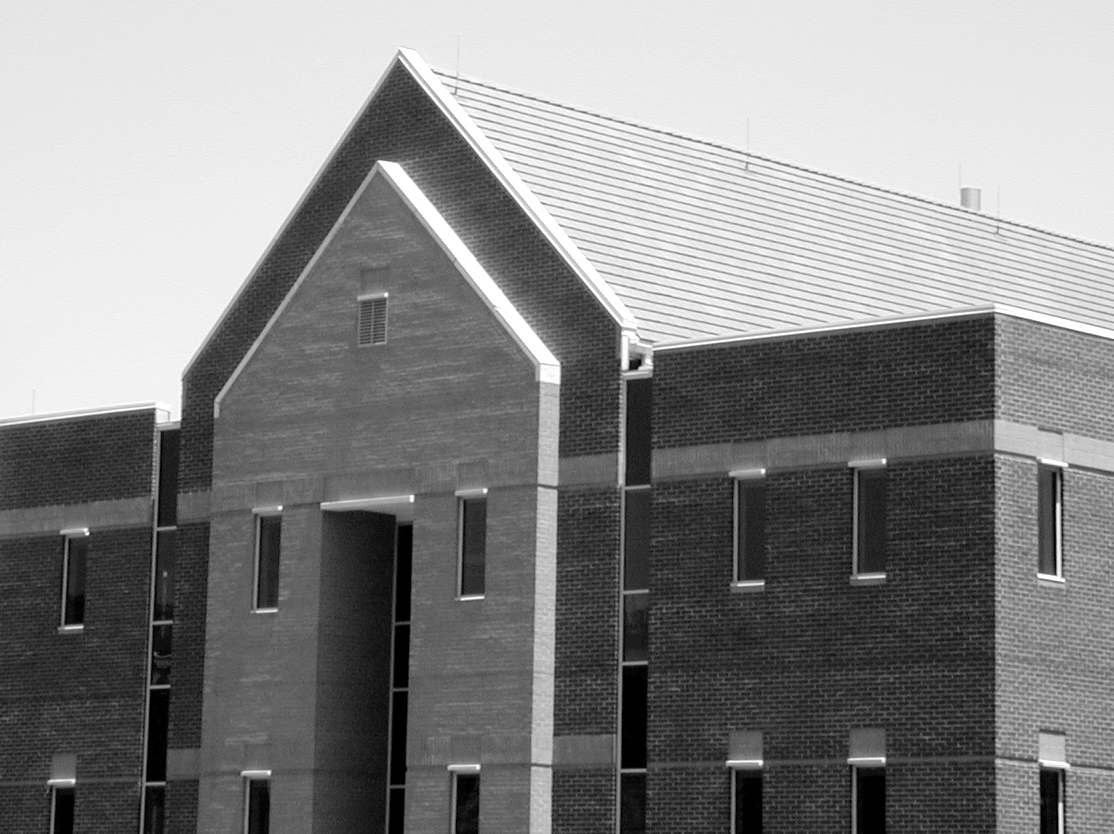
%> input picture MATLAB/medical procession/homework03/house.tif, 1114 x 834 px
$ octave LSC.m   (GNU Octave 9; MATLAB toolbox functions it lacks are replaced by stand-ins)
%> lines starting %> are read from the running program, lines starting %| are printed output that depends on the picture
im=imread('house.tif');
%> im is the input picture: size 834x1114 uint8; min 0, max 255, mean 133.3

subplot(231),imshow(im);

im1=edge(im,'sobel');
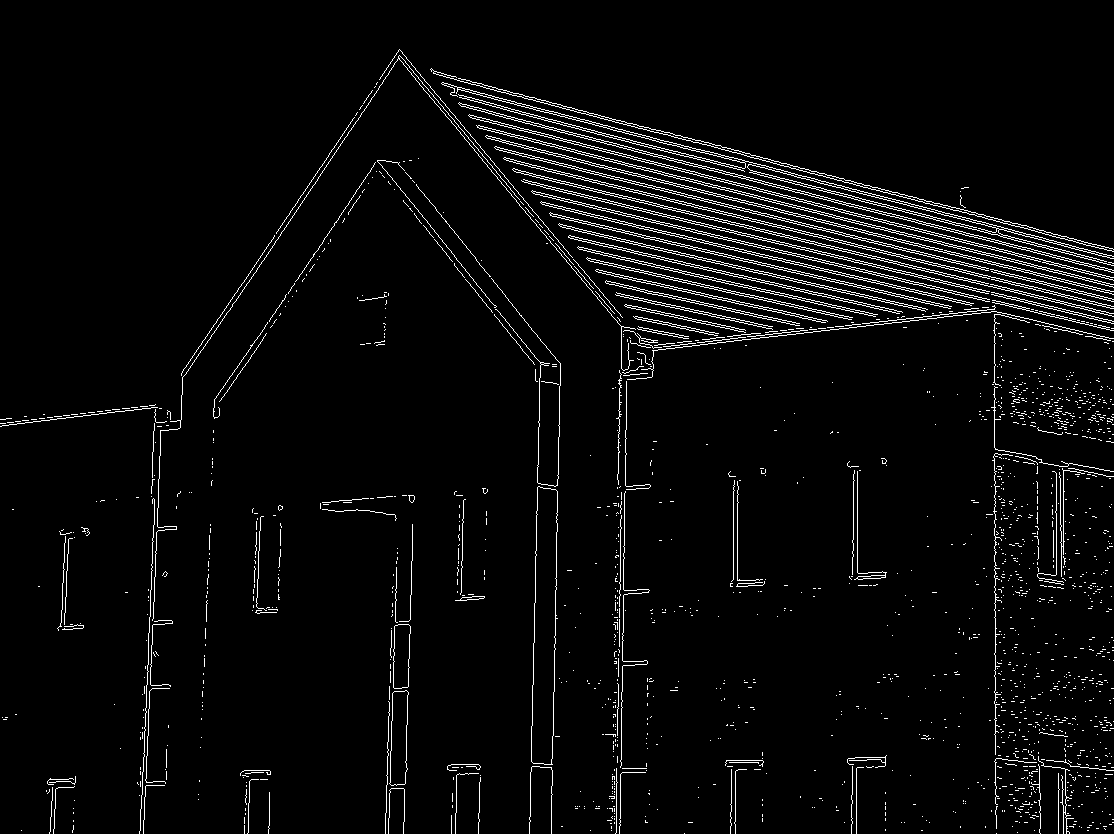
%> im1: size 834x1114 logical; 4% white in thin lines or dots
subplot(222),imshow(im1);

im2=edge(im,'log');
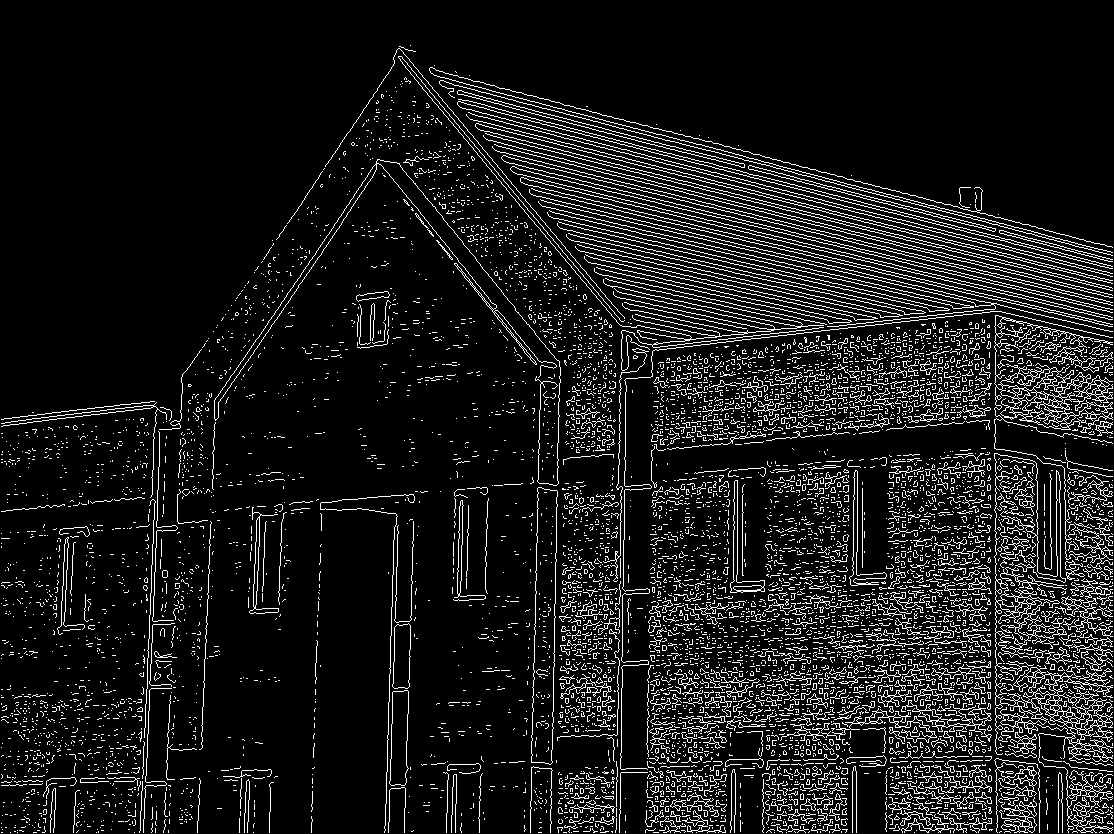
%> im2: size 834x1114 logical; 10% white in thin lines or dots
subplot(223),imshow(im2);

im3=edge(im,'canny');
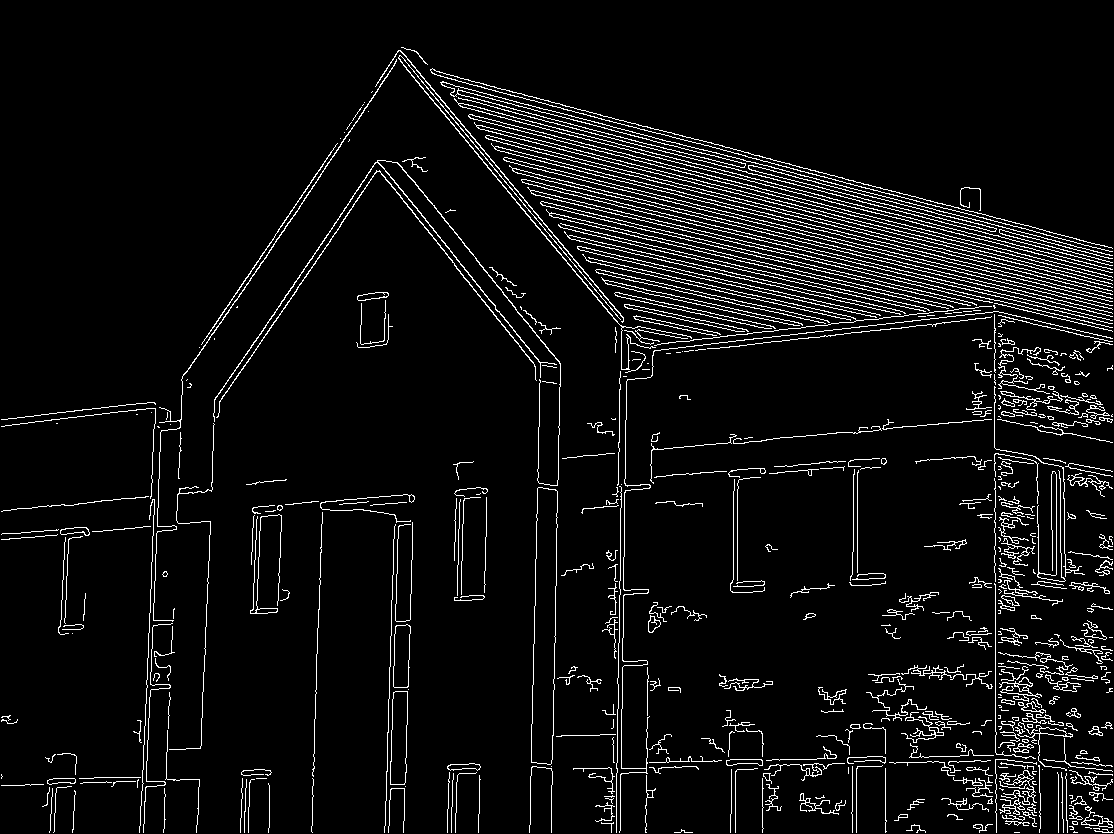
%> im3: size 834x1114 logical; 6% white in thin lines or dots
subplot(224),imshow(im3);
